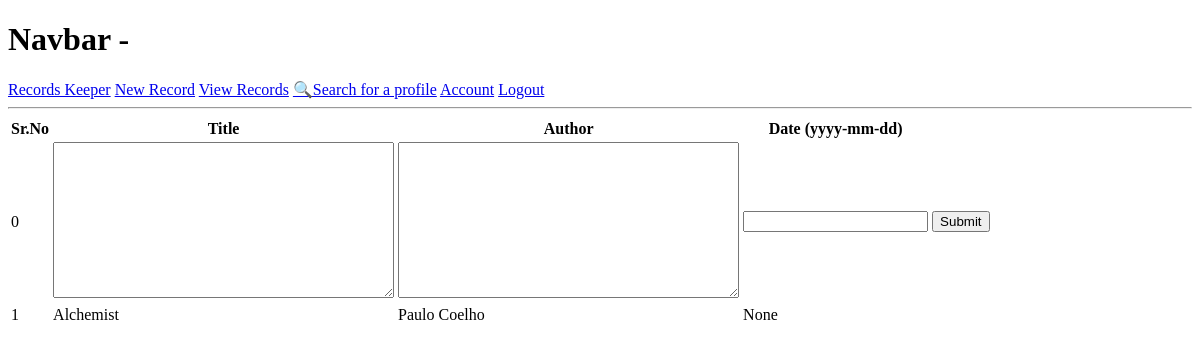
Before: /add-row/5ca5682cf6ba412fabe8d4b127c5c8c5/ (signed in) with the older database file.
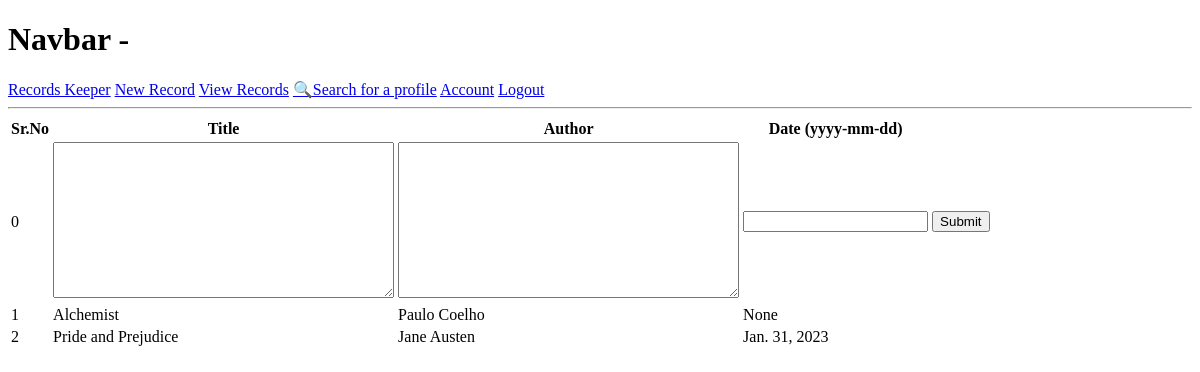
After: the same page with the newer database file.
### tables/models.py (models this page shows, shortened)
class Row(models.Model):
    table_name=models.ForeignKey(Table, on_delete=models.CASCADE, null=True, blank=True)
    col1=models.TextField("Column 1 entry",null=True, blank=True)
    col2=models.TextField("Column 2 entry",null=True, blank=True)
    col3=models.TextField("Column 3 entry",null=True, blank=True)
    col4=models.TextField("Column 4 entry",null=True, blank=True)
    col5=models.TextField("Column 5 entry",null=True, blank=True)
    date=models.DateField("Date (yyyy-mm-dd)",auto_now_add=False, auto_now=False, null=True, blank=True)
    created = models.DateTimeField(auto_now_add=True)
    id = models.UUIDField(primary_key=True, default=uuid.uuid4, editable=False)

### tables/views.py (the view)
# urls.py: path("add-row/<str:pk>/", views.addRow, name="add-row"),
@login_required(login_url="login")
def addRow(request,pk):
    table=Table.objects.get(id=pk)
    rows=table.row_set.all()
    form=RowForm()
    if request.method=="POST":
        form=RowForm(request.POST)
        row=form.save(commit=False)
        row.table_name=table
        row.save()
        return redirect("view-table", pk)
    context={"form":form, "name": "add", "table":table, "rows":rows}
    return render(request, "tables/row-form.html", context)

### tables/forms.py
class RowForm(ModelForm):
    class Meta:
        model=Row
        fields=["col1", "col2", "col3", "col4", "col5", "date"]
    def __init__(self, *args, **kwargs):
        super(RowForm,self).__init__(*args, **kwargs)
        for name, field in self.fields.items():
            field.widget.attrs.update({"class": "input"})

### tables/templates/tables/row-form.html (shortened to what this page needs)
{% extends 'main.html' %}
{% block content %}
<form method="POST">
    <table>
        <tr>
            <th>Sr.No</th>
            {% if table.col1 %}
            <th>{{table.col1}}</th>
            {% endif %}
            {% if table.col2 %}
            <th>{{table.col2}}</th>
            {% endif %}
            <th>Date (yyyy-mm-dd)</th>
        </tr>
        {% if name == "add" %}
        <tr>
            <td>0</td>
            {% if table.col1 %}
                <td>{{form.col1}}</td>
            {% endif %}
            {% if table.col2 %}
                <td>{{form.col2}}</td>
            {% endif %}
            <td>{{form.date}}</td>
            <td><input type="submit"></td>
        </tr>
        {% for row in rows %}
        <tr>
            <td>{{forloop.counter}}</td>
            {% if row.col1 %}
            <td>{{row.col1}}</td>
            {% endif %}
            {% if row.col2 %}
            <td>{{row.col2}}</td>
            {% endif %}
            <td>{{row.date}}</td>
        </tr>
        {% endfor %}
        {% endif %}
    </table>
{% endblock %}

Changed rows visible on the page:
added Row: col1 "Pride and Prejudice", col2 "Jane Austen", date "Jan. 31, 2023"
